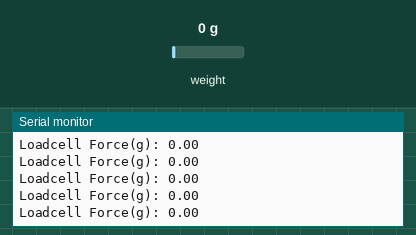
The sketch below on a simulated ESP8266 (NodeMCU). Shown: the last lines printed to the serial monitor. The test bench sets the inputs (shaded band); at power-on: weight on the scale 0 g.

Above: at 4.6 s.
4.7 s: weight on the scale set to 100 g
At 4.71 s:
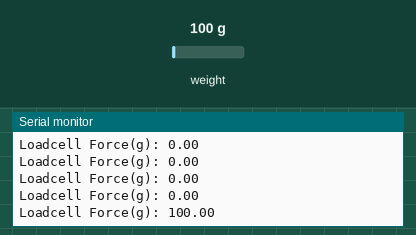
6.2 s: weight on the scale set to 1250 g
At 6.21 s:
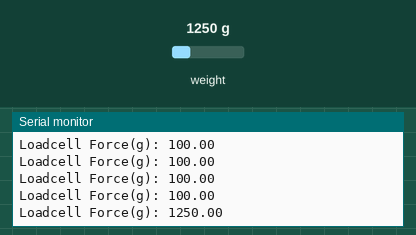
Timing chart, 0 to 9.2 s (numbered marks = the images above; inputs shaded):
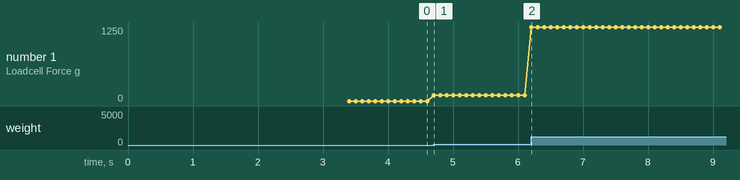

The sketch:

LDCLTest.ino
```cpp
/*************************************************************
FYDP-Group12
-Motor characterization PoC
-Will be used to characterize motors during testing
-Needs to be done at no load and stall load
*************************************************************/
// ADC includes
#include <HX711_ADC.h>
#if defined(ESP8266)|| defined(ESP32) || defined(AVR)
  #include <EEPROM.h>
#endif

// Constants
const int BAUDRATE = 9600;
const int HX711_DOUT = 18;
const int HX711_SCK = 9;

// Globals
float calibrationValue = -60.31;  // Cal Val from LDCLCal.ino
HX711_ADC forceADC(HX711_DOUT, HX711_SCK);

// Loadcell ADC Init
void setupADC() {
  Serial.println("Loadcell Initialization");
  forceADC.begin();
  unsigned long stabilTime = 2000;
  bool adcTare = true;

  // Start & setup
  forceADC.start(stabilTime, adcTare);
  if (forceADC.getTareTimeoutFlag()) {
    Serial.println("Timeout, check wiring and pin designations");
    while (1) {};
  }
  else {
    forceADC.setCalFactor(calibrationValue); // user set calibration value
    Serial.println("Current calibration factor is: " + String(forceADC.getCalFactor()));
    Serial.println("Initalization complete");
  }

  // Tare loadcell
  forceADC.tareNoDelay();
  delay(1000);
}

// Main
void setup() {
  Serial.begin(BAUDRATE);
  while (!Serial) {} // Wait for initilization
  setupADC();
}

void loop() {
  // Take measurement
  while (!forceADC.update()) {}
  float ldclForce = forceADC.getData();
  Serial.println("Loadcell Force(g): " + String(ldclForce));
}
```

Measured:
- after the input at 4.7 s, the serial monitor: prints a new line at once (image 1)
- after the input at 6.2 s, the serial monitor: prints a new line at once (image 2)
- plotted number 1: 0 → 100 after the input at 4.7 s, 100 → 1250 after the input at 6.2 s
